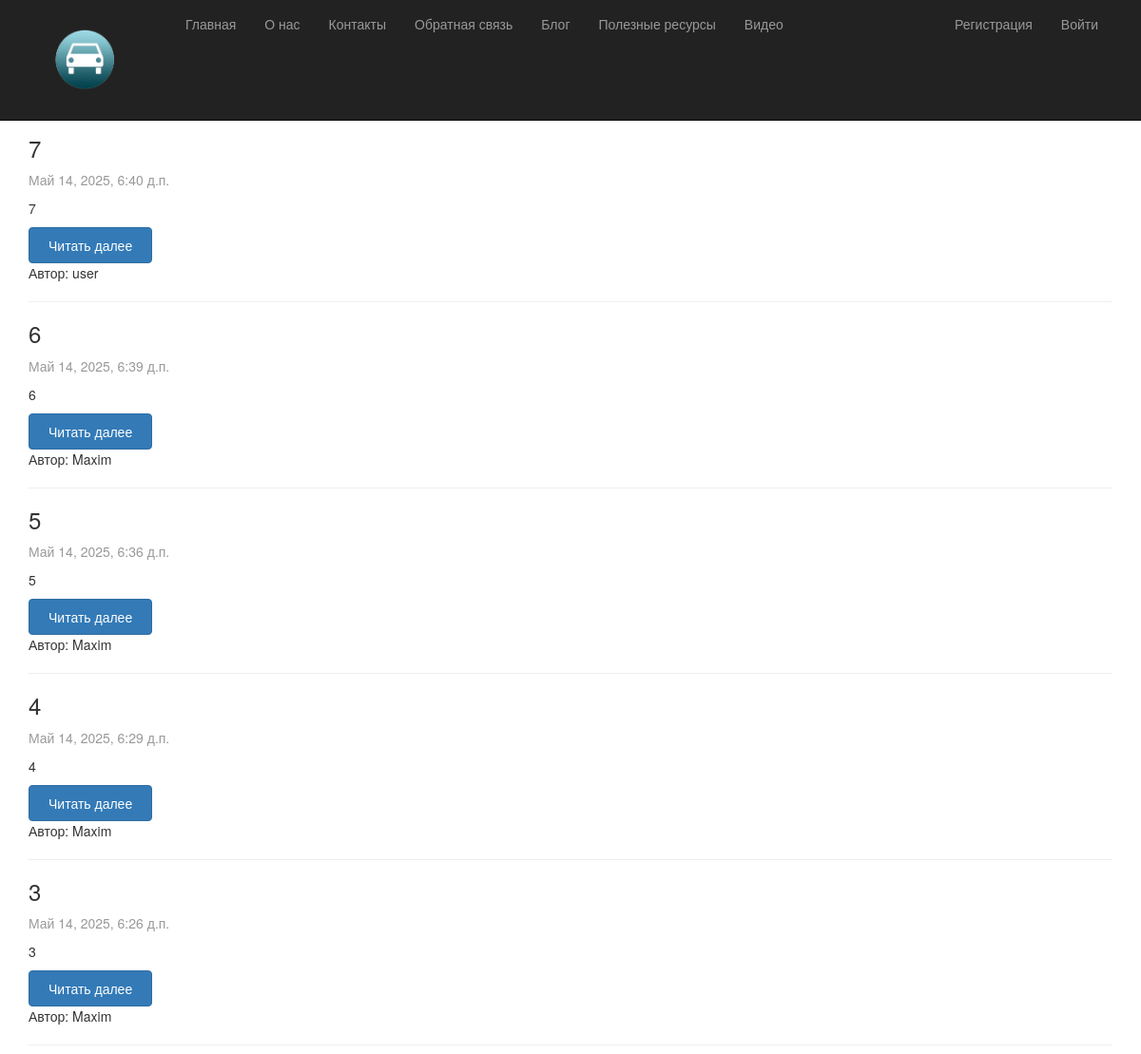
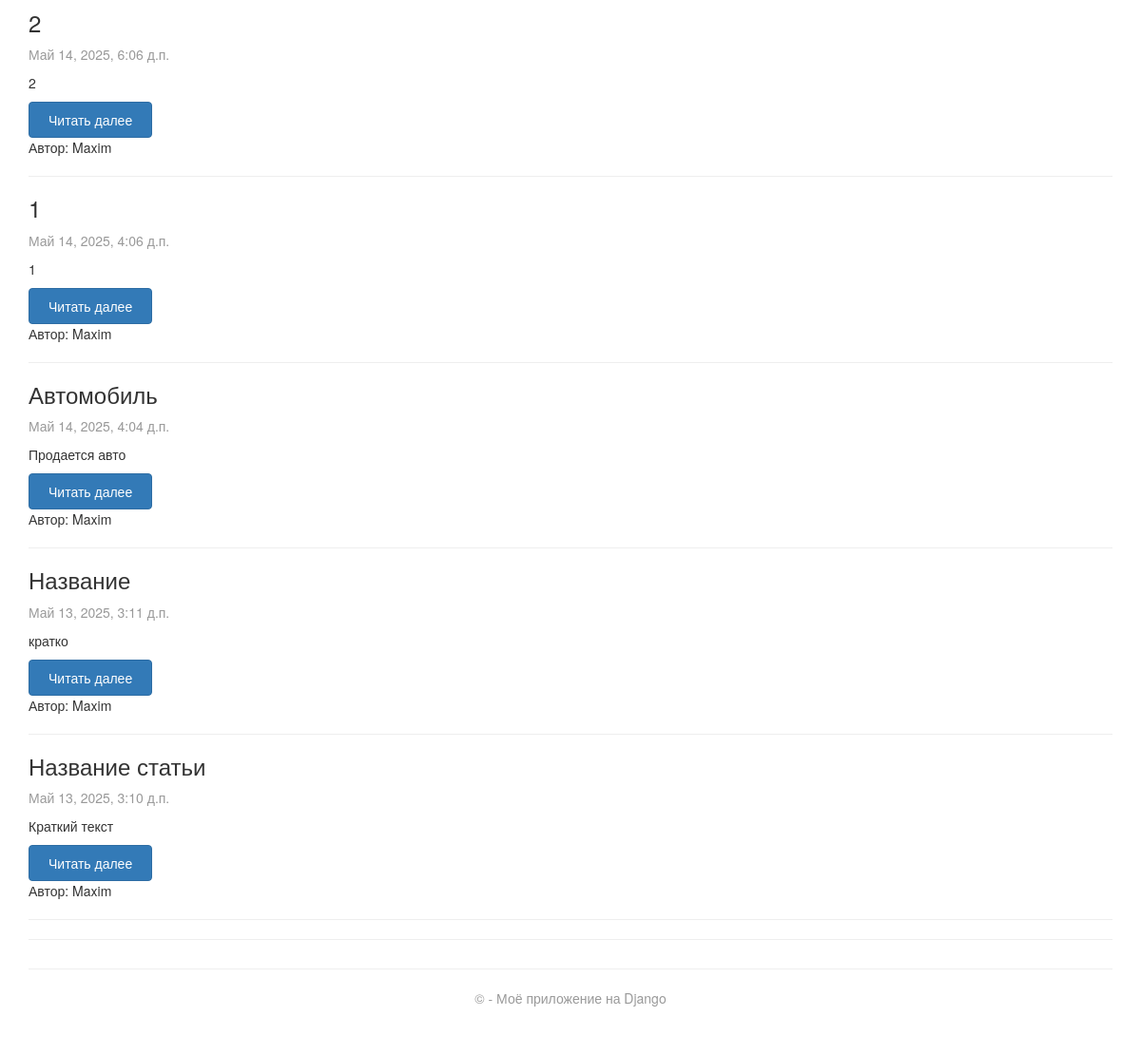
Screenshot of /blog/ with the database file from the repository (2 pictures, top to bottom).
### app/models.py (models this page shows, shortened)
class Blog(models.Model):
    title = models.CharField(max_length=200, verbose_name="Заголовок")
    short_content = models.TextField(verbose_name="Краткое содержание")
    full_content = models.TextField(verbose_name="Полное содержание")
    posted = models.DateTimeField(default=timezone.now, verbose_name="Дата публикации")
    image = models.ImageField(upload_to='blog_images/', null=True, blank=True, verbose_name="Изображение")
    author = models.ForeignKey(
        User,
        null=True,
        blank=True,
        on_delete=models.SET_NULL,
        verbose_name="Автор"
    )

### app/views.py (the view)
# urls.py: path('blog/', views.blog_list, name='blog_list'),
def blog_list(request):
    posts = Blog.objects.all().order_by('-posted')  # Сортировка по дате (новые сверху)
    return render(request, 'app/blog_list.html', {'posts': posts, 'title': 'Блог'})

### app/templates/app/blog_list.html
{% extends "app/layout.html" %}
{% block content %}
<h2>{{ title }}</h2>
{% for post in posts %}
<div class="blog-post">
    <h3>{{ post.title }}</h3>
    <p class="text-muted">{{ post.posted }}</p>
    <p>{{ post.short_content }}</p>
    <a href="{% url 'blog_detail' post.pk %}" class="btn btn-primary">Читать далее</a>
    <p>
        Автор:
        {% if post.author %}
        {{ post.author.username }}
        {% else %}
        Неизвестный автор
        {% endif %}
    </p>
    <hr>
</div>
{% endfor %}
{% endblock %}

### app/templates/app/layout.html (shortened to what this page needs)
<!DOCTYPE html>
<html>
<head>
    {% load static %}
    <link rel="stylesheet" href="{% static 'app/content/bootstrap.min.css' %}" />
    <link rel="stylesheet" href="{% static 'app/content/site.css' %}" />
</head>
<body>
    <div class="navbar navbar-inverse navbar-fixed-top">
        <div class="container">
            <div class="navbar-header">
                <a href="/" class="navbar-brand">
                    <img src="{% static 'app/content/logo.png' %}" alt="Логотип" class="navbar-logo">
                </a>
            </div>
            <div class="navbar-collapse collapse">
                <ul class="nav navbar-nav">
                    <li><a href="{% url 'home' %}" class="nav-link">Главная</a></li>
                    <li><a href="{% url 'about' %}" class="nav-link">О нас</a></li>
                    <li><a href="{% url 'contact' %}">Контакты</a></li>
                    <li><a href="{% url 'feedback' %}">Обратная связь</a></li>
                    <li><a href="{% url 'blog_list' %}" class="nav-link">Блог</a></li>
                    <li><a href="{% url 'links' %}" class="nav-link">Полезные ресурсы</a></li>
                    <li><a href="{% url 'videopost' %}">Видео</a></li>
                </ul>
                <ul class="nav navbar-nav navbar-right">
                    {% if user.is_authenticated %}
                    <li><span class="navbar-text">Здравствуйте, {{ user.username }}!</span></li>
                    <li>
                        <form method="post" action="{% url 'logout' %}" class="navbar-form">
                            {% csrf_token %}
                            <button type="submit" class="btn btn-link">Выйти</button>
                        </form>
                    </li>
                    {% else %}
                    <li><a href="{% url 'registration' %}">Регистрация</a></li>
                    <li><a href="{% url 'login' %}">Войти</a></li>
                    {% endif %}
                </ul>
            </div>
        </div>
    </div>
    <div class="container body-content">
        {% block content %}{% endblock %}
        <hr />
        <footer>
            <p>&copy; {{ year }} - Моё приложение на Django</p>
        </footer>
    </div>
</body>
</html>

### app/static/app/content/site.css (style rules this page uses)
body { padding-top: 70px; padding-bottom: 20px; }
.body-content { padding-left: 15px; padding-right: 15px; }
.navbar-inverse { background-color: #222; border-color: #080808; }
.navbar-logo { max-width: 120px; height: auto; margin: 5px 15px 5px 0; transition: transform 0.3s ease; }
footer { color: #999; text-align: center; margin-top: 30px; padding: 20px 0; border-top: 1px solid #eee; }
.btn-primary { background-color: #337ab7; border-color: #2e6da4; padding: 8px 20px; }

### rows the page displays
Blog: title "7", posted "Май 14, 2025, 6:40 д.п.", short_content "7", author.username "user"
Blog: title "6", posted "Май 14, 2025, 6:39 д.п.", short_content "6", author.username "Maxim"
Blog: title "5", posted "Май 14, 2025, 6:36 д.п.", short_content "5", author.username "Maxim"
Blog: title "4", posted "Май 14, 2025, 6:29 д.п.", short_content "4", author.username "Maxim"
Blog: title "3", posted "Май 14, 2025, 6:26 д.п.", short_content "3", author.username "Maxim"
Blog: title "2", posted "Май 14, 2025, 6:06 д.п.", short_content "2", author.username "Maxim"
Blog: title "1", posted "Май 14, 2025, 4:06 д.п.", short_content "1", author.username "Maxim"
Blog: title "Автомобиль", posted "Май 14, 2025, 4:04 д.п.", short_content "Продается авто", author.username "Maxim"
Blog: title "Название", posted "Май 13, 2025, 3:11 д.п.", short_content "кратко", author.username "Maxim"
Blog: title "Название статьи", posted "Май 13, 2025, 3:10 д.п.", short_content "Краткий текст", author.username "Maxim"
